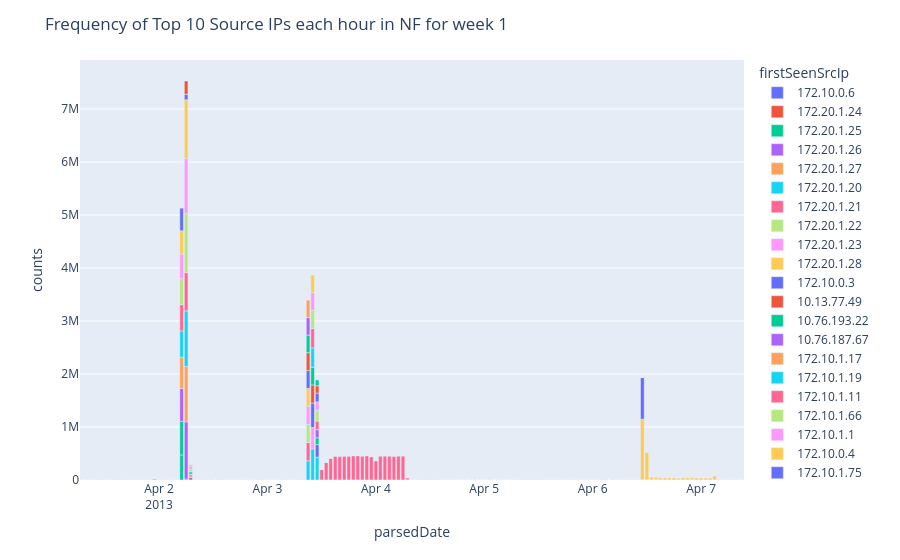

Source (notebook cell):
### Code cell
# Look at the freqeuncy (will select the top 10) of source IPs each day and hour in week 1
week1_source_ip_freq = week1_nf.groupby([pd.Grouper(key='parsedDate', freq='H'), 'firstSeenSrcIp']).size().groupby(level=0, group_keys=False).nlargest(10).reset_index(name='counts')

# Graph the data in week1_source_ip_freq
fig = px.bar(week1_source_ip_freq, x='parsedDate', y='counts', color='firstSeenSrcIp', hover_data=['parsedDate', 'counts'])
# Create a title
fig.update_layout(title_text='Frequency of Top 10 Source IPs each hour in NF for week 1')
fig.show()
